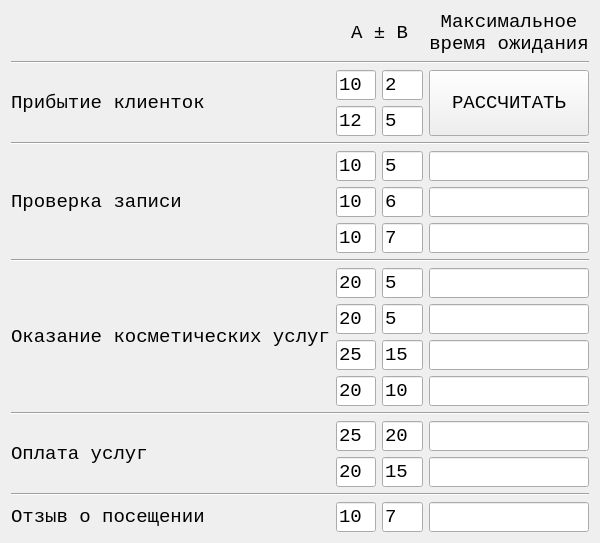
<?xml version="1.0" encoding="UTF-8"?>
<ui version="4.0">
 <class>Form</class>
 <widget class="QWidget" name="Form">
  <property name="geometry">
   <rect>
    <x>0</x>
    <y>0</y>
    <width>600</width>
    <height>401</height>
   </rect>
  </property>
  <property name="windowTitle">
   <string>Лабораторная №6 по моделированию. Жарова ИУ7-73Б</string>
  </property>
  <layout class="QGridLayout" name="gridLayout">
   <item row="5" column="1">
    <widget class="QLineEdit" name="le_ev0_m">
     <property name="text">
      <string>10</string>
     </property>
     <property name="font">
     <font>
      <family>Courier New</family>
      <pointsize>14</pointsize>
     </font>
    </property>
    </widget>
   </item>
   <item row="17" column="3">
    <widget class="QLineEdit" name="le_cc0_wt">
     <property name="readOnly">
      <bool>true</bool>
     </property>
     <property name="font">
     <font>
      <family>Courier New</family>
      <pointsize>14</pointsize>
     </font>
    </property>
    </widget>
   </item>
   <item row="17" column="1">
    <widget class="QLineEdit" name="le_cc0_m">
     <property name="text">
      <string>10</string>
     </property>
     <property name="font">
     <font>
      <family>Courier New</family>
      <pointsize>14</pointsize>
     </font>
    </property>
    </widget>
   </item>
   <item row="17" column="2">
    <widget class="QLineEdit" name="le_cc0_d">
     <property name="text">
      <string>7</string>
     </property>
     <property name="font">
     <font>
      <family>Courier New</family>
      <pointsize>14</pointsize>
     </font>
    </property>
    </widget>
   </item>
   <item row="15" column="2">
    <widget class="QLineEdit" name="le_pcd1_d">
     <property name="text">
      <string>15</string>
     </property>
     <property name="font">
     <font>
      <family>Courier New</family>
      <pointsize>14</pointsize>
     </font>
    </property>
    </widget>
   </item>
   <item row="11" column="1">
    <widget class="QLineEdit" name="le_cid2_m">
     <property name="text">
      <string>25</string>
     </property>
     <property name="font">
     <font>
      <family>Courier New</family>
      <pointsize>14</pointsize>
     </font>
    </property>
    </widget>
   </item>
   <item row="6" column="1">
    <widget class="QLineEdit" name="le_ev1_m">
     <property name="text">
      <string>10</string>
     </property>
     <property name="font">
     <font>
      <family>Courier New</family>
      <pointsize>14</pointsize>
     </font>
    </property>
    </widget>
   </item>
   <item row="4" column="0" colspan="4">
    <widget class="Line" name="line_2">
     <property name="orientation">
      <enum>Qt::Horizontal</enum>
     </property>
    </widget>
   </item>
   <item row="6" column="2">
    <widget class="QLineEdit" name="le_ev1_d">
     <property name="text">
      <string>6</string>
     </property>
     <property name="font">
     <font>
      <family>Courier New</family>
      <pointsize>14</pointsize>
     </font>
    </property>
    </widget>
   </item>
   <item row="13" column="0" colspan="4">
    <widget class="Line" name="line_3">
     <property name="orientation">
      <enum>Qt::Horizontal</enum>
     </property>
    </widget>
   </item>
   <item row="14" column="3">
    <widget class="QLineEdit" name="le_pcd0_wt">
     <property name="readOnly">
      <bool>true</bool>
     </property>
     <property name="font">
     <font>
      <family>Courier New</family>
      <pointsize>14</pointsize>
     </font>
    </property>
    </widget>
   </item>
   <item row="14" column="1">
    <widget class="QLineEdit" name="le_pcd0_m">
     <property name="text">
      <string>25</string>
     </property>
     <property name="font">
     <font>
      <family>Courier New</family>
      <pointsize>14</pointsize>
     </font>
    </property>
    </widget>
   </item>
   <item row="14" column="2">
    <widget class="QLineEdit" name="le_pcd0_d">
     <property name="text">
      <string>20</string>
     </property>
     <property name="font">
     <font>
      <family>Courier New</family>
      <pointsize>14</pointsize>
     </font>
    </property>
    </widget>
   </item>
   <item row="11" column="2">
    <widget class="QLineEdit" name="le_cid2_d">
     <property name="text">
      <string>15</string>
     </property>
     <property name="font">
     <font>
      <family>Courier New</family>
      <pointsize>14</pointsize>
     </font>
    </property>
    </widget>
   </item>
   <item row="9" column="1">
    <widget class="QLineEdit" name="le_cid0_m">
     <property name="text">
      <string>20</string>
     </property>
     <property name="font">
     <font>
      <family>Courier New</family>
      <pointsize>14</pointsize>
     </font>
    </property>
    </widget>
   </item>
   <item row="9" column="2">
    <widget class="QLineEdit" name="le_cid0_d">
     <property name="text">
      <string>5</string>
     </property>
     <property name="font">
     <font>
      <family>Courier New</family>
      <pointsize>14</pointsize>
     </font>
    </property>
    </widget>
   </item>
   <item row="11" column="3">
    <widget class="QLineEdit" name="le_cid2_wt">
     <property name="readOnly">
      <bool>true</bool>
     </property>
     <property name="font">
     <font>
      <family>Courier New</family>
      <pointsize>14</pointsize>
     </font>
    </property>
    </widget>
   </item>
   <item row="10" column="3">
    <widget class="QLineEdit" name="le_cid1_wt">
     <property name="readOnly">
      <bool>true</bool>
     </property>
     <property name="font">
     <font>
      <family>Courier New</family>
      <pointsize>14</pointsize>
     </font>
    </property>
    </widget>
   </item>
   <item row="12" column="3">
    <widget class="QLineEdit" name="le_cid3_wt">
     <property name="readOnly">
      <bool>true</bool>
     </property>
     <property name="font">
     <font>
      <family>Courier New</family>
      <pointsize>14</pointsize>
     </font>
    </property>
    </widget>
   </item>
   <item row="10" column="2">
    <widget class="QLineEdit" name="le_cid1_d">
     <property name="text">
      <string>5</string>
     </property>
     <property name="font">
     <font>
      <family>Courier New</family>
      <pointsize>14</pointsize>
     </font>
    </property>
    </widget>
   </item>
   <item row="8" column="0" colspan="4">
    <widget class="Line" name="line">
     <property name="orientation">
      <enum>Qt::Horizontal</enum>
     </property>
    </widget>
   </item>
   <item row="12" column="2">
    <widget class="QLineEdit" name="le_cid3_d">
     <property name="text">
      <string>10</string>
     </property>
     <property name="font">
     <font>
      <family>Courier New</family>
      <pointsize>14</pointsize>
     </font>
    </property>
    </widget>
   </item>
   <item row="2" column="1">
    <widget class="QLineEdit" name="le_pg0_m">
     <property name="text">
      <string>10</string>
     </property>
     <property name="font">
     <font>
      <family>Courier New</family>
      <pointsize>14</pointsize>
     </font>
    </property>
    </widget>
   </item>
   <item row="10" column="1">
    <widget class="QLineEdit" name="le_cid1_m">
     <property name="text">
      <string>20</string>
     </property>
     <property name="font">
     <font>
      <family>Courier New</family>
      <pointsize>14</pointsize>
     </font>
    </property>
    </widget>
   </item>
   <item row="9" column="3">
    <widget class="QLineEdit" name="le_cid0_wt">
     <property name="readOnly">
      <bool>true</bool>
     </property>
     <property name="font">
     <font>
      <family>Courier New</family>
      <pointsize>14</pointsize>
     </font>
    </property>
    </widget>
   </item>
   <item row="12" column="1">
    <widget class="QLineEdit" name="le_cid3_m">
     <property name="text">
      <string>20</string>
     </property>
     <property name="font">
     <font>
      <family>Courier New</family>
      <pointsize>14</pointsize>
     </font>
    </property>
    </widget>
   </item>
   <item row="15" column="1">
    <widget class="QLineEdit" name="le_pcd1_m">
     <property name="text">
      <string>20</string>
     </property>
     <property name="font">
     <font>
      <family>Courier New</family>
      <pointsize>14</pointsize>
     </font>
    </property>
    </widget>
   </item>
   <item row="15" column="3">
    <widget class="QLineEdit" name="le_pcd1_wt">
     <property name="readOnly">
      <bool>true</bool>
     </property>
     <property name="font">
     <font>
      <family>Courier New</family>
      <pointsize>14</pointsize>
     </font>
    </property>
    </widget>
   </item>
   <item row="6" column="3">
    <widget class="QLineEdit" name="le_ev1_wt">
     <property name="readOnly">
      <bool>true</bool>
     </property>
     <property name="font">
     <font>
      <family>Courier New</family>
      <pointsize>14</pointsize>
     </font>
    </property>
    </widget>
   </item>
   <item row="3" column="1">
    <widget class="QLineEdit" name="le_pg1_m">
     <property name="text">
      <string>12</string>
     </property>
     <property name="font">
     <font>
      <family>Courier New</family>
      <pointsize>14</pointsize>
     </font>
    </property>
    </widget>
   </item>
   <item row="2" column="2">
    <widget class="QLineEdit" name="le_pg0_d">
     <property name="text">
      <string>2</string>
     </property>
     <property name="font">
     <font>
      <family>Courier New</family>
      <pointsize>14</pointsize>
     </font>
    </property>
    </widget>
   </item>
   <item row="5" column="3">
    <widget class="QLineEdit" name="le_ev0_wt">
     <property name="readOnly">
      <bool>true</bool>
     </property>
     <property name="font">
     <font>
      <family>Courier New</family>
      <pointsize>14</pointsize>
     </font>
    </property>
    </widget>
   </item>
   <item row="17" column="0">
    <widget class="QLabel" name="label_4">
     <property name="text">
      <string>Отзыв о посещении</string>
     </property>
     <property name="font">
     <font>
      <family>Courier New</family>
      <pointsize>14</pointsize>
     </font>
    </property>
    </widget>
   </item>
   <item row="9" column="0" rowspan="4">
    <widget class="QLabel" name="label_2">
     <property name="text">
      <string>Оказание косметических услуг</string>
     </property>
     <property name="font">
     <font>
      <family>Courier New</family>
      <pointsize>14</pointsize>
     </font>
    </property>
    </widget>
   </item>
   <item row="16" column="0" colspan="4">
    <widget class="Line" name="line_4">
     <property name="orientation">
      <enum>Qt::Horizontal</enum>
     </property>
    </widget>
   </item>
   <item row="5" column="2">
    <widget class="QLineEdit" name="le_ev0_d">
     <property name="text">
      <string>5</string>
     </property>
     <property name="font">
     <font>
      <family>Courier New</family>
      <pointsize>14</pointsize>
     </font>
    </property>
    </widget>
   </item>
   <item row="3" column="2">
    <widget class="QLineEdit" name="le_pg1_d">
     <property name="text">
      <string>5</string>
     </property>
     <property name="font">
     <font>
      <family>Courier New</family>
      <pointsize>14</pointsize>
     </font>
    </property>
    </widget>
   </item>
   <item row="2" column="0" rowspan="2">
    <widget class="QLabel" name="label_passenger">
     <property name="text">
      <string>Прибытие клиенток</string>
     </property>
     <property name="font">
     <font>
      <family>Courier New</family>
      <pointsize>14</pointsize>
     </font>
    </property>
    </widget>
   </item>
   <item row="1" column="0" colspan="4">
    <widget class="Line" name="line_5">
     <property name="orientation">
      <enum>Qt::Horizontal</enum>
     </property>
    </widget>
   </item>
   <item row="0" column="1" colspan="2" >
    <widget class="QLabel" name="label_5">
     <property name="text">
      <string>A ± B</string>
     </property>
     <property name="font">
     <font>
      <family>Courier New</family>
      <pointsize>14</pointsize>
     </font>
    </property>
     <property name="alignment">
      <set>Qt::AlignCenter</set>
     </property>
    </widget>
   </item>
   <item row="0" column="3">
    <widget class="QLabel" name="label_6">
     <property name="text">
      <string>Максимальное
время ожидания</string>
     </property>
     <property name="font">
     <font>
      <family>Courier New</family>
      <pointsize>14</pointsize>
     </font>
    </property>
     <property name="alignment">
      <set>Qt::AlignCenter</set>
     </property>
    </widget>
   </item>
   <item row="2" column="3" rowspan="2">
    <widget class="QPushButton" name="pushButton">
     <property name="sizePolicy">
      <sizepolicy hsizetype="Preferred" vsizetype="Preferred">
       <horstretch>0</horstretch>
       <verstretch>0</verstretch>
      </sizepolicy>
     </property>
     <property name="text">
      <string>РАССЧИТАТЬ</string>
     </property>
     <property name="font">
     <font>
      <family>Courier New</family>
      <pointsize>14</pointsize>
     </font>
    </property>
    </widget>
   </item>
   <item row="7" column="1">
    <widget class="QLineEdit" name="le_ev2_m">
     <property name="text">
      <string>10</string>
     </property>
     <property name="font">
     <font>
      <family>Courier New</family>
      <pointsize>14</pointsize>
     </font>
    </property>
    </widget>
   </item>
   <item row="7" column="2">
    <widget class="QLineEdit" name="le_ev2_d">
     <property name="text">
      <string>7</string>
     </property>
     <property name="font">
     <font>
      <family>Courier New</family>
      <pointsize>14</pointsize>
     </font>
    </property>
    </widget>
   </item>
   <item row="7" column="3">
    <widget class="QLineEdit" name="le_ev2_wt">
     <property name="readOnly">
      <bool>true</bool>
     </property>
     <property name="font">
     <font>
      <family>Courier New</family>
      <pointsize>14</pointsize>
     </font>
    </property>
    </widget>
   </item>
   <item row="5" column="0" rowspan="3">
    <widget class="QLabel" name="label">
     <property name="text">
      <string>Проверка записи</string>
     </property>
     <property name="font">
     <font>
      <family>Courier New</family>
      <pointsize>14</pointsize>
     </font>
    </property>
    </widget>
   </item>
   <item row="14" column="0" rowspan="2">
    <widget class="QLabel" name="label_3">
     <property name="text">
      <string>Оплата услуг</string>
     </property>
     <property name="font">
     <font>
      <family>Courier New</family>
      <pointsize>14</pointsize>
     </font>
    </property>
    </widget>
   </item>
  </layout>
 </widget>
 <resources/>
 <connections/>
</ui>
